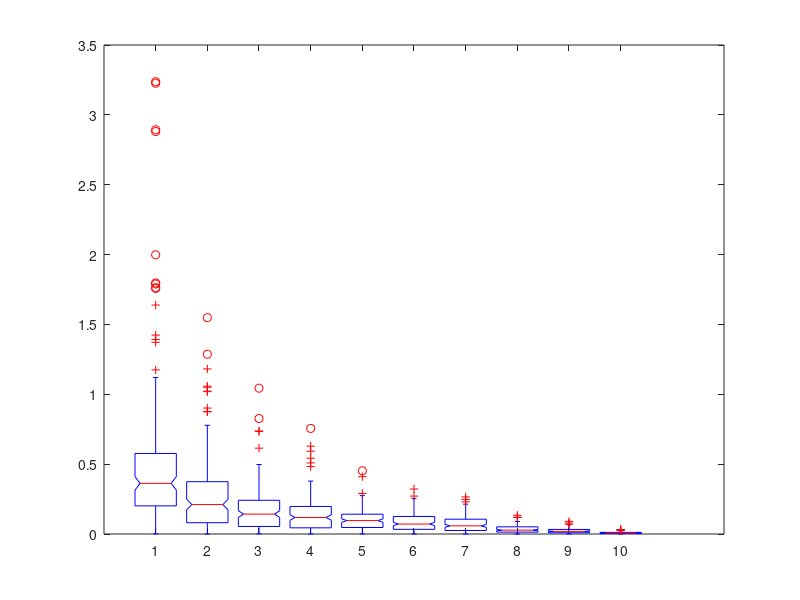

The MATLAB source for this figure: (Note: this script raises an error after producing the figure.)
clc(); clear();
rng(0);
N = [5, 10, 20, 40, 60, 80, 100, 500, 10^3, 10^4];
M = 150; i=1;
lam_true = 5;
alpha = 5.5; beta = 1;
errML = zeros(M,10);
errBay = zeros(M,10);
while i<11
    j=1; n = N(i);
    while j<=M
        X = rand(n,1);
        Y = -log(X)/lam_true;
        lam_ML = 1/mean(Y);
        lam_Bay = (alpha + n)/(beta + n/lam_ML);
        errML(j, i) = abs(lam_ML - lam_true)/lam_true;
        errBay(j, i) = abs(lam_Bay - lam_true)/lam_true;
        j = j+1;
    end
    i=i+1;
end
figure();
boxplot(errML, 'Colors',"b", 'Notch', 'on');
hold on;
boxplot(errBay, 'Colors',"g", 'Notch',"on", 'Labels',N);
xlabel('N');
ylabel('Relative Error');
title('Q2');
L(1) = plot(nan, nan, 'b-');
L(2) = plot(nan, nan, 'g-');
legend([L(1);L(2)], {'ML', 'Posterior Mean'});
hold off;
